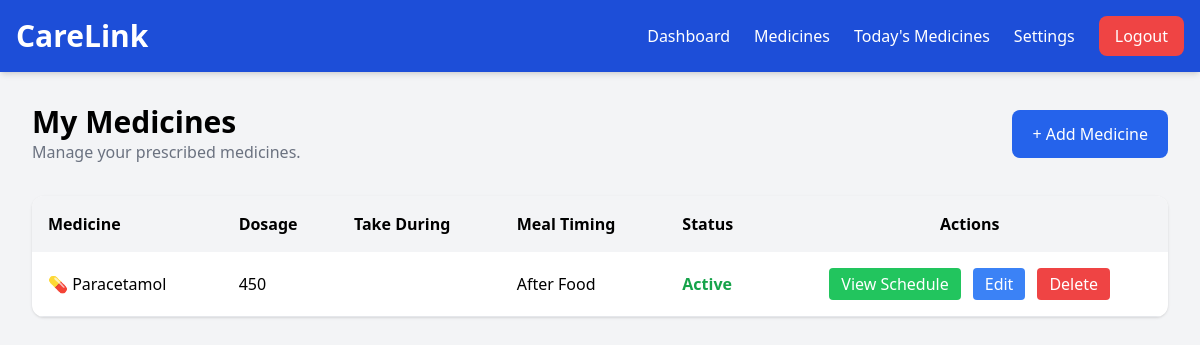
/patient/medicines.php (signed in), run on the app's committed database.
### tables this page shows
CREATE TABLE `medicines` (
  `id` int(11) NOT NULL,
  `patient_id` int(11) NOT NULL,
  `medicine_name` varchar(100) NOT NULL,
  `dosage` varchar(50) DEFAULT NULL,
  `take_time` varchar(100) DEFAULT NULL,
  `frequency` enum('Once Daily','Twice Daily','Three Times Daily','Weekly','As Needed') NOT NULL,
  `meal_timing` enum('Before Food','After Food','With Food','Anytime') DEFAULT 'Anytime',
  `is_active` tinyint(1) DEFAULT 1,
  `instructions` text DEFAULT NULL,
  `notes` text DEFAULT NULL,
  `start_date` date DEFAULT NULL,
  `end_date` date DEFAULT NULL
);

### patient/medicines.php (the view, shortened to what this page needs)
<?php
require_once "../includes/header.php";
require_once "../config/db.php";
$patient_id = $_SESSION["user_id"];
$stmt = $conn->prepare("
SELECT *
FROM medicines
WHERE patient_id=?
ORDER BY id DESC
");
$stmt->bind_param("i",$patient_id);
$stmt->execute();
$result = $stmt->get_result();
?>
<div class="max-w-7xl mx-auto p-8">
<div class="flex justify-between items-center mb-8">
<div>
<h1 class="text-3xl font-bold">
My Medicines
</h1>
<p class="text-gray-500">
Manage your prescribed medicines.
</p>
</div>
<a
href="add_medicine.php"
class="bg-blue-600 hover:bg-blue-700 text-white px-5 py-3 rounded-lg">
+ Add Medicine
</a>
</div>
<?php
if($result->num_rows==0){
?>
<div class="bg-white rounded-xl shadow p-8 text-center">
<p class="text-gray-500">
No medicines added yet.
</p>
</div>
<?php
}else{
?>
<div class="bg-white rounded-xl shadow overflow-hidden">
<table class="w-full">
<thead class="bg-gray-100">
<tr>
<th class="p-4 text-left">
Medicine
</th>
<th class="p-4 text-left">
Dosage
</th>
<th class="p-4 text-left">
Take During
</th>
<th class="p-4 text-left">
Meal Timing
</th>
<th class="p-4 text-left">
Status
</th>
<th class="p-4 text-center">
Actions
</th>
</tr>
</thead>
<tbody>
<?php
while($row=$result->fetch_assoc()){
?>
<tr class="border-b hover:bg-gray-50">
<td class="p-4">
💊
<?php echo htmlspecialchars($row["medicine_name"]); ?>
</td>
<td class="p-4">
<?php echo htmlspecialchars($row["dosage"]); ?>
</td>
<td class="p-4">
</td>
<td class="p-4">
<?php echo htmlspecialchars($row["meal_timing"]); ?>
</td>
<td class="p-4">
<?php
if($row["is_active"]){
echo "<span class='text-green-600 font-semibold'>Active</span>";
}else{
echo "<span class='text-red-600 font-semibold'>Inactive</span>";
}
?>
</td>
<td class="p-4 text-center">
<div class="flex justify-center gap-3">
<a
href="schedule_medicine.php?id=<?php echo $row['id']; ?>"
class="bg-green-500 hover:bg-green-600 text-white px-3 py-1 rounded">
View Schedule
</a>
<a
href="edit_medicine.php?id=<?php echo $row['id']; ?>"
class="bg-blue-500 hover:bg-blue-600 text-white px-3 py-1 rounded">
Edit
</a>
<a
href="delete_medicine.php?id=<?php echo $row['id']; ?>"
onclick="return confirm('Delete this medicine?')"
class="bg-red-500 hover:bg-red-600 text-white px-3 py-1 rounded">
Delete
</a>
</div>
</td>
</tr>
<?php
}
?>
</tbody>
</table>
</div>
<?php
}
?>
</div>
<?php
include "../includes/footer.php";
?>

### data on the page
medicines: medicine_name "Paracetamol", dosage "450", meal_timing "After Food", is_active "Active"
